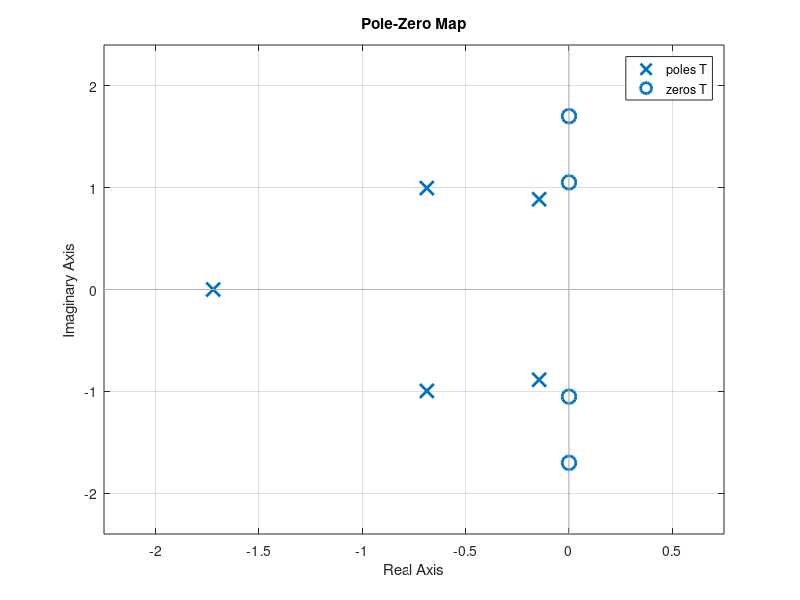
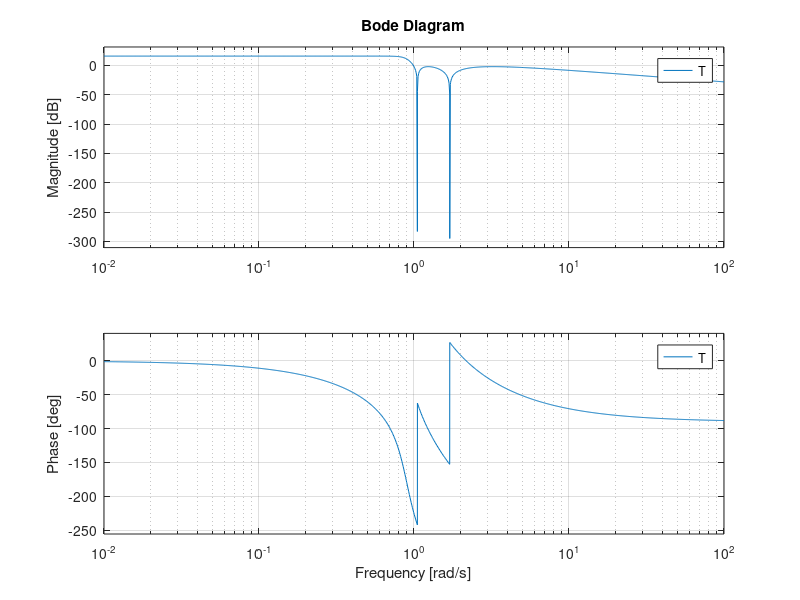

Source code (MATLAB) for these figures, in order:
clc;close all;clear all;
%Given specifications:
%s=tf('s')
a_max=0.25;
a_min=18;
wp=1000;
ws=1400;
wns=ws/wp;
e=1/sqrt(power(10,(0.1*a_min))-1);
n=acosh(((10^(0.1*a_min)-1)/(10^(0.1*a_max-1)))^(0.5))/(acosh(abs(wns)));
n = ceil(n)
a=(1/n)*asinh(1/e);
Den = 1;
Num = 1;
for k=1:n
    sigma=-(sinh(a)*sin(((2*k-1)/(2*n))*pi))
    omega=cosh(a)*cos(((2*k-1)/(2*n))*pi)
    s1(k)=sigma + j*(omega)
    si(k)=1/s1(k) 
    Den = conv(Den, [1, -si(k)]);
end
zk=j*[1.0515 ,1.7013,-1.0515 ,-1.7013]
for k=1:4
Num = conv(Num, [1 -zk(k)]);
end
K=Num(end)/Den(end)
T = tf(real(Num), real(Den));
T=k*T
figure
pzmap(T)

figure
bode(T)